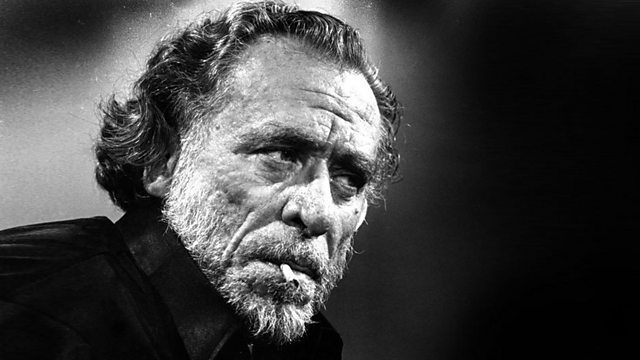
#> input picture PGKI/Assignments/ue09/ue09/notebooks/data/cb_face.jpeg, 640 x 360 px
$ jupyter execute exercises_05_images.ipynb
#> lines starting #> are read from the running program, lines starting #| are printed output that depends on the picture; after the words box and inside, x2 and y2 are one past the last pixel; in counts of white or black regions, pixels touching at a corner belong together
# Image Processing

[cell 1]
import numpy as np
import matplotlib.pyplot as plt
from skimage import color, io

[cell 2]
# If necessary, uncomment one of both command and execute.
#!conda install scikit-image
#!pip install scikit-image

[cell 3]
def load_image(filename):
    '''Read and transform to grayscale image.'''
#> called with filename = './data/cb_face.jpeg'
    X = io.imread(filename)
#> X is the input picture: shape (360, 640, 3); min 0, max 255, mean 64.8
    return color.rgb2gray(X)

def imshow(X, figsize=(4, 4)):
    '''
    Plot image represented by 2D array X.
    '''
    plt.figure(figsize=figsize)
    plt.imshow(X, cmap='gray')
    plt.xticks(())
    plt.yticks(())
    plt.show()

[cell 4]
X = load_image('./data/cb_face.jpeg')
imshow(X)

---
### Exercise 1

Show
+ image size
+ maximum pixel value
+ minimum pixel value

[cell 5]
# code

print(f'{"total values stored: ":25} {X.size:10}')
#| total values stored:          230400
print(F'{"rows/collumns: ":25} {X.shape[0]} {"/":s} {X.shape[1]:<}')
#| rows/collumns:            360 / 640
print(f'{"maximum pixel value: ":25} {X.max():10.0f}')
#| maximum pixel value:               1
print(f'{"minimum pixel value: ":25} {X.min():10.0f}')
#| minimum pixel value:               0

---
### Exercise 2

Write a function that returns a noisy copy of an image by adding Gaussian distributed noise. Test the functions with different standard deviations and display the resulting images.

[cell 6]
# code

def noisyImg(X):
    dist = np.random.standard_normal(size=X.shape)
    return dist + X
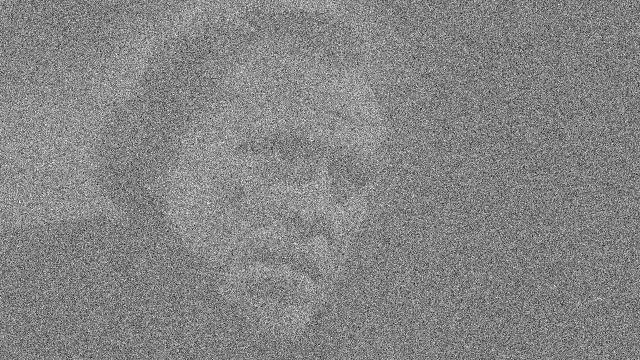
#> returned value: shape (360, 640) float64; min -4.69, max 4.8, mean 0.256; drawn with min black and max white

X_noisy = noisyImg(X)
imshow(X_noisy)

---
### Exercise 3

Write a function that crops a region of interest of an image. Test the function by trying to crop the face of the person and display the result.

[cell 7]
# code

def Crop_Face(X):
    return X[10:,100:400]
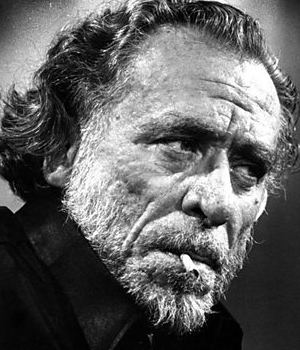
#> returned value: shape (350, 300) float64; min 0, max 1, mean 0.385

imshow(Crop_Face(X))

---
### Exercise 4
Write a function that flips an image horizontally. Test your function and display the resulting image.

[cell 8]
# code

def Flip_hor_Middle(X):
    middle = int(X.shape[0]/2)
    upperHalf = X[:middle,:]
    lowerHalf = np.flip(upperHalf,0)
    return np.append(upperHalf, lowerHalf, 0)

def Flip_hor(X):
    return X[-1:-X.shape[0]-1:-1,:]
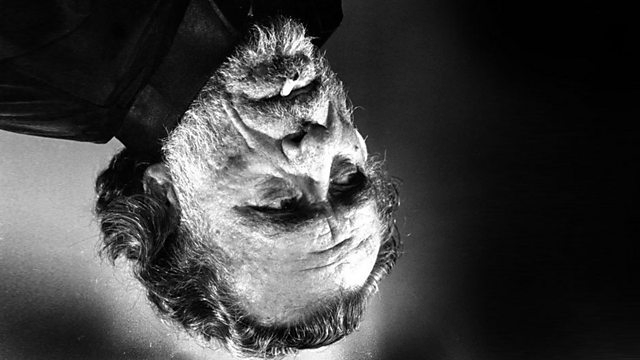
#> returned value: shape (360, 640) float64; min 0, max 1, mean 0.254

imshow(Flip_hor(X))

---
### Exercise 5

Write a function that blends two images together using a weighted sum. The weights of both images should be non-negative and add to one. Test the function by blending the original image and the horizontally flipped images for different weights and display the resulting images.

[cell 9]
# code

def blendImages(X, Y, weigthX):
#> called with weigthX = 0.5
    weigthY = 1 - weigthX
#> weigthY = 0.5
    return (weigthX*X) + (weigthY*Y)
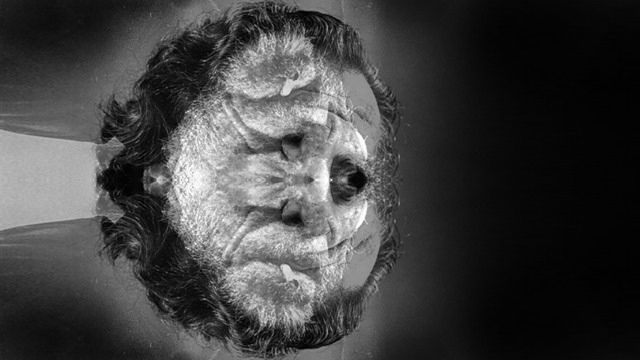
#> returned value: shape (360, 640) float64; min 0.00196, max 1, mean 0.254

imshow(blendImages(X,Flip_hor(X), 0.5))

---
### Exercise 6

Write a function that returns a binary image by applying thresholding. Set pixels to white and black based on a certain threshold value. Test your function for different threshold values and display the resulting images.

[cell 10]
# code

def binary_Img(X, threshold = 0.6):
#> called with threshold = 0.45
    return np.heaviside(X, threshold)
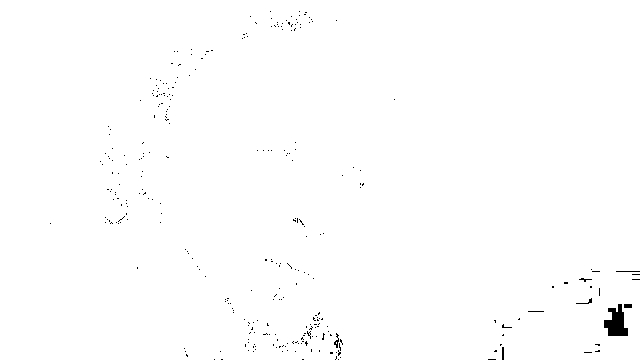
#> returned value: shape (360, 640) float64; values 0.45 (black) and 1 (white), 99.5% white; 307 black regions (300 under 20 px), largest, box (x1, y1, x2, y2) and area: (604, 304, 628, 336) 480, (334, 333, 339, 348) 33, (624, 304, 632, 308) 32


imshow(binary_Img(X, 0.45))
